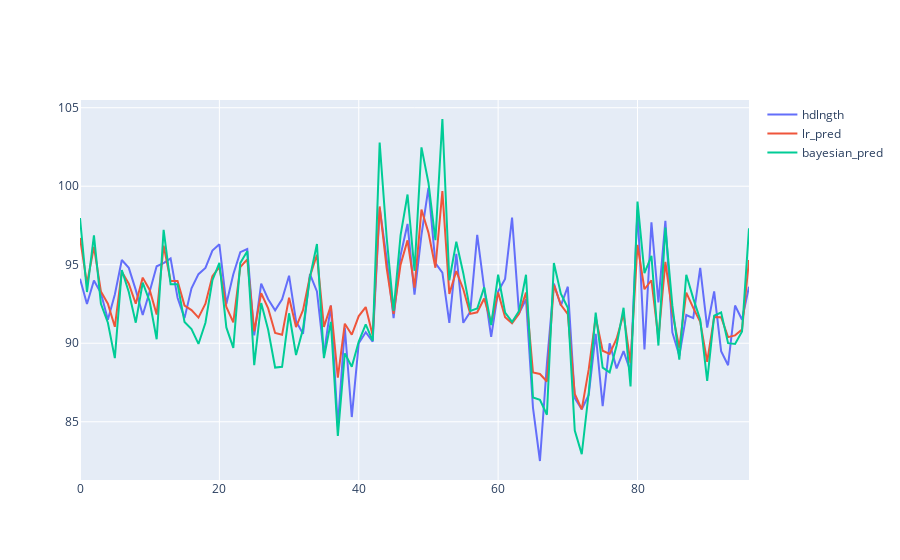

Notebook code for this chart:
### Code cell
fig = go.Figure()
fig.add_trace(go.Scatter(y=Model_df['hdlngth'],
                    mode='lines',
                    name='hdlngth'))
fig.add_trace(go.Scatter(y=Model_df['lr_pred'],
                    mode='lines',
                    name='lr_pred'))
fig.add_trace(go.Scatter(y=Model_df['bayesian_pred'],
                    mode='lines',
                    name='bayesian_pred'))

fig.show()
